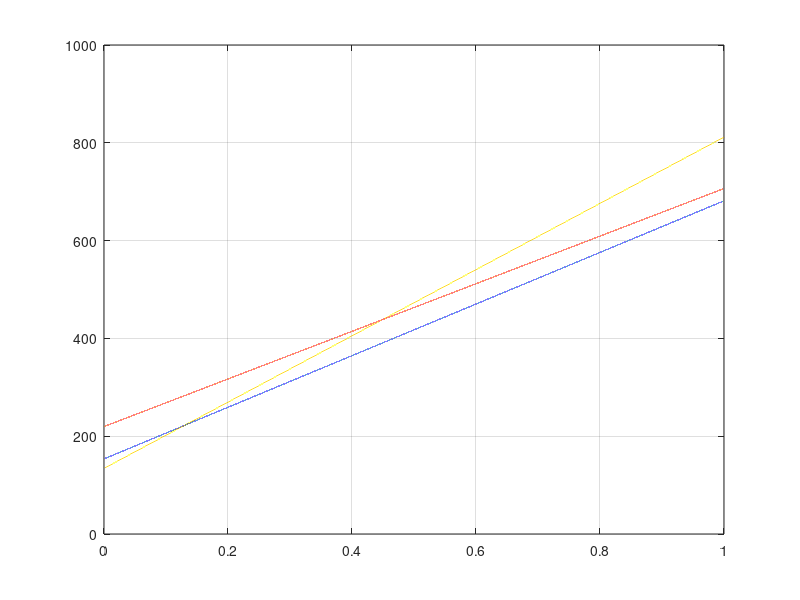

MATLAB code to generate this figure: (Note: this script raises an error after producing the figure.)
clc, clear variables, close all;

load("cordata.mat");

% Divide data up into test restricted by pillar width
test_3d = exp(:,1:15);
test_d1 = exp(:,16:60);
test_d2 = exp(:,61:105);


%plot(test_3d(14).data(:,3),test_3d(14).data(:,1))

extension_vec = linspace(0,1,100000);
 
%Normalization of paramaters

b = 15; % Specimen depth
w = 45; % Specimen width
a = 22; % Crack length at onset
L = w-a; %length of the materials

%% Variation in t
t = [1 2 4];
s = 1;
d = 1;

t_max = max(t);

unit = s + d;
n_unit = L/unit;

M_area_t = t_max*L-floor(n_unit)*s*t;

t_2v = M_area_t(1)/M_area_t(2);
t_4v = M_area_t(1)/M_area_t(3);


%% Variation in s
s = [1 2 4];
t = 1;
d = 1;

s_max = max(s);

unit = s + d;
n_unit = L./unit;

M_area_s = t*L-floor(n_unit).*s.*t;

s_2v = M_area_s(1)/M_area_s(2);
s_4v = M_area_s(1)/M_area_s(3);

%% Variation in d
d = [1 2];
t = 1;
s = 1;

unit = s + d;
n_unit = L./unit;

M_area_d = t*L-floor(n_unit)*s*t;

d_2v = M_area_d(2)/M_area_d(1);


% Save norm coeffcients
save('norm_cof','d_2v',"s_2v","s_4v","t_2v","t_4v")

%% 3d linear regression comparison
for i = 1:5
    load = test_3d(i).data(:,1);
    extension = test_3d(i).data(:,3);

    [M,I] = max(load);

    y = load(I-30:I-5);
    x = extension(I-30:I-5);
    

    % Store linear regression coefficients
    alpha_test1(i,[1 2]) = polyfit(x,y,1);

end

% Determine the mean linear regression of the 5 identical tests:
mean_linereg1a = mean(alpha_test1(:,1));
mean_linereg1b = mean(alpha_test1(:,2));


for i = 6:10
    load = test_3d(i).data(:,1);
    extension = test_3d(i).data(:,3);

    [M,I] = max(load);

    y = load(I-30:I-5);
    x = extension(I-30:I-5);
    

    % Store linear regression coefficients
    alpha_test1(i-5,[1 2]) = polyfit(x,y,1);

end

% Determine the mean linear regression of the 5 identical tests:
mean_linereg2a = mean(alpha_test1(:,1))*t_2v;
mean_linereg2b = mean(alpha_test1(:,2));

for i = 11:15
    load = test_3d(i).data(:,1);
    extension = test_3d(i).data(:,3);

    [M,I] = max(load);

    y = load(I-30:I-5);
    x = extension(I-30:I-5);
    

    % Store linear regression coefficients
    alpha_test1(i-10,[1 2]) = polyfit(x,y,1);

end

% Determine the mean linear regression of the 5 identical tests:
mean_linereg3a = mean(alpha_test1(:,1))*t_4v;
mean_linereg3b = mean(alpha_test1(:,2));

% Plot the mean linear regressions for the tests of varying height
plot(extension_vec,mean_linereg1a*extension_vec+mean_linereg1b)
hold on
plot(extension_vec,mean_linereg2a*extension_vec+mean_linereg2b)
plot(extension_vec,mean_linereg3a*extension_vec+mean_linereg3b)
hold off
grid on
title('3D linear regression of the elastic region','Varying pillar height | d=1 [mm] s=1 [mm]')
legend('t = 1[mm] | k = 527.76[N/mm]','t = 2[mm] | k = 486.90[N/mm]','t = 4[mm] | k = 677.36[N/mm]',Location='southeast')
xlabel('Extension [mm]')
ylabel('Load [N]')

%% Test d1 linear regression comparison - Varying height - Spacing = 1
for i = 1:5
    load = test_d1(i).data(:,1);
    extension = test_d1(i).data(:,3);

    [M,I] = max(load);

    y = load(I-30:I-5);
    x = extension(I-30:I-5);
    

    % Store linear regression coefficients
    alpha_test1(i,[1 2]) = polyfit(x,y,1);

end

% Determine the mean linear regression of the 5 identical tests:
mean_linereg1a = mean(alpha_test1(:,1));
mean_linereg1b = mean(alpha_test1(:,2));

for i = 6:10
    load = test_d1(i).data(:,1);
    extension = test_d1(i).data(:,3);

    [M,I] = max(load);

    y = load(I-30:I-5);
    x = extension(I-30:I-5);
    

    % Store linear regression coefficients
    alpha_test1(i-5,[1 2]) = polyfit(x,y,1);

end

% Determine the mean linear regression of the 5 identical tests:
mean_linereg2a = mean(alpha_test1(:,1))*t_2v;
mean_linereg2b = mean(alpha_test1(:,2));

for i = 11:15
    load = test_d1(i).data(:,1);
    extension = test_d1(i).data(:,3);

    [M,I] = max(load);

    y = load(I-30:I-5);
    x = extension(I-30:I-5);
    

    % Store linear regression coefficients
    alpha_test1(i-10,[1 2]) = polyfit(x,y,1);

end

% Determine the mean linear regression of the 5 identical tests:
mean_linereg3a = mean(alpha_test1(:,1))*t_4v;
mean_linereg3b = mean(alpha_test1(:,2));

% Plot the mean linear regressions for the tests of varying height
plot(extension_vec,mean_linereg1a*extension_vec+mean_linereg1b)
hold on
plot(extension_vec,mean_linereg2a*extension_vec+mean_linereg2b)
plot(extension_vec,mean_linereg3a*extension_vec+mean_linereg3b)
hold off
grid on
title('2D linear regression of the elastic region with fixed spacing','Varying pillar height | d=1 [mm] s=1 [mm]')
legend('t = 1[mm] | k = 643.29[N/mm]','t = 2[mm] | k = 559.44[N/mm]','t = 4[mm] | k = 425.06[N/mm]',Location='southeast')
xlabel('Extension [mm]')
ylabel('Load [N]')

%% Test d1 linear regression comparison - Varying height - Spacing = 2
for i = 16:20
    load = test_d1(i).data(:,1);
    extension = test_d1(i).data(:,3);

    [M,I] = max(load);

    y = load(I-30:I-5);
    x = extension(I-30:I-5);
    

    % Store linear regression coefficients
    alpha_test1(i-15,[1 2]) = polyfit(x,y,1);

end

% Determine the mean linear regression of the 5 identical tests:
mean_linereg1a = mean(alpha_test1(:,1));
mean_linereg1b = mean(alpha_test1(:,2));

for i = 21:25
    load = test_d1(i).data(:,1);
    extension = test_d1(i).data(:,3);

    [M,I] = max(load);

    y = load(I-30:I-5);
    x = extension(I-30:I-5);
    

    % Store linear regression coefficients
    alpha_test1(i-20,[1 2]) = polyfit(x,y,1);

end

% Determine the mean linear regression of the 5 identical tests:
mean_linereg2a = mean(alpha_test1(:,1))*t_2v;
mean_linereg2b = mean(alpha_test1(:,2));

for i = 26:30
    load = test_d1(i).data(:,1);
    extension = test_d1(i).data(:,3);

    [M,I] = max(load);

    y = load(I-30:I-5);
    x = extension(I-30:I-5);
    

    % Store linear regression coefficients
    alpha_test1(i-25,[1 2]) = polyfit(x,y,1);

end

% Determine the mean linear regression of the 5 identical tests:
mean_linereg3a = mean(alpha_test1(:,1))*t_2v;
mean_linereg3b = mean(alpha_test1(:,2));

% Plot the mean linear regressions for the tests of varying height
plot(extension_vec,mean_linereg1a*extension_vec+mean_linereg1b)
hold on
plot(extension_vec,mean_linereg2a*extension_vec+mean_linereg2b)
plot(extension_vec,mean_linereg3a*extension_vec+mean_linereg3b)
hold off
grid on
title('2D linear regression of the elastic region','Varying pillar height | d=1 [mm] s=2 [mm]')
legend('t = 1[mm] | k = 266.3[N/mm]','t = 2[mm] | k = 315.1[N/mm]','t = 4[mm] | k = 187.02[N/mm]',Location='southeast')
xlabel('Extension [mm]')
ylabel('Load [N]')

%% Test d1 linear regression comparison - Varying height - Spacing = 4
for i = 31:35
    load = test_d1(i).data(:,1);
    extension = test_d1(i).data(:,3);

    [M,I] = max(load);

    y = load(I-30:I-5);
    x = extension(I-30:I-5);
    

    % Store linear regression coefficients
    alpha_test1(i-30,[1 2]) = polyfit(x,y,1);

end

% Determine the mean linear regression of the 5 identical tests:
mean_linereg1a = mean(alpha_test1(:,1))*t_2v;
mean_linereg1b = mean(alpha_test1(:,2));

for i = 36:40
    load = test_d1(i).data(:,1);
    extension = test_d1(i).data(:,3);

    [M,I] = max(load);

    y = load(I-30:I-5);
    x = extension(I-30:I-5);
    

    % Store linear regression coefficients
    alpha_test1(i-35,[1 2]) = polyfit(x,y,1);

end

% Determine the mean linear regression of the 5 identical tests:
mean_linereg2a = mean(alpha_test1(:,1))*t_4v;
mean_linereg2b = mean(alpha_test1(:,2));

for i = 41:45
    load = test_d1(i).data(:,1);
    extension = test_d1(i).data(:,3);

    [M,I] = max(load);

    y = load(I-30:I-5);
    x = extension(I-30:I-5);
    

    % Store linear regression coefficients
    alpha_test1(i-40,[1 2]) = polyfit(x,y,1);

end

% Determine the mean linear regression of the 5 identical tests:
mean_linereg3a = mean(alpha_test1(:,1));
mean_linereg3b = mean(alpha_test1(:,2));

% Plot the mean linear regressions for the tests of varying height
plot(extension_vec,mean_linereg1a*extension_vec+mean_linereg1b)
hold on
plot(extension_vec,mean_linereg2a*extension_vec+mean_linereg2b)
plot(extension_vec,mean_linereg3a*extension_vec+mean_linereg3b)
hold off
grid on
title('2D linear regression of the elastic region with fixed spacing','Varying pillar height | d=1 [mm] s=4 [mm]')
legend('t = 1[mm] | k = 112.42[N/mm]','t = 2[mm] | k = 112.57[N/mm]','t = 4[mm] | k = 104.41[N/mm]',Location='southeast')
xlabel('Extension [mm]')
ylabel('Load [N]')

%% Test d1 linear regression comparison - Varying spacing
for i = 1:5
    load = test_d1(i).data(:,1);
    extension = test_d1(i).data(:,3);

    [M,I] = max(load);

    y = load(I-30:I-5);
    x = extension(I-30:I-5);
    

    % Store linear regression coefficients
    alpha_test1(i,[1 2]) = polyfit(x,y,1);

end

% Determine the mean linear regression of the 5 identical tests:
mean_linereg1a = mean(alpha_test1(:,1));
mean_linereg1b = mean(alpha_test1(:,2));

for i = 16:20
    load = test_d1(i).data(:,1);
    extension = test_d1(i).data(:,3);

    [M,I] = max(load);

    y = load(I-30:I-5);
    x = extension(I-30:I-5);
    

    % Store linear regression coefficients
    alpha_test1(i-15,[1 2]) = polyfit(x,y,1);

end

% Determine the mean linear regression of the 5 identical tests:
mean_linereg2a = mean(alpha_test1(:,1))*s_2v;
mean_linereg2b = mean(alpha_test1(:,2));

for i = 31:35
    load = test_d1(i).data(:,1);
    extension = test_d1(i).data(:,3);

    [M,I] = max(load);

    y = load(I-30:I-5);
    x = extension(I-30:I-5);
    

    % Store linear regression coefficients
    alpha_test1(i-30,[1 2]) = polyfit(x,y,1);

end

% Determine the mean linear regression of the 5 identical tests:
mean_linereg3a = mean(alpha_test1(:,1))*s_4v;
mean_linereg3b = mean(alpha_test1(:,2));

% Plot the mean linear regressions for the tests of varying height
plot(extension_vec,mean_linereg1a*extension_vec+mean_linereg1b)
hold on
plot(extension_vec,mean_linereg2a*extension_vec+mean_linereg2b)
plot(extension_vec,mean_linereg3a*extension_vec+mean_linereg3b)
hold off
grid on
title('2D linear regression of the elastic region','Varying pillar spacing | d=1 [mm] t=1 [mm]')
legend('s = 1[mm] | k = 326.86[N/mm]','s = 2[mm] | k = 266.29[N/mm]','s = 4[mm] | k = 179.52[N/mm]',Location='southeast')
xlabel('Extension [mm]')
ylabel('Load [N]')

%% Test linear regression comparison - Varying pillar width
for i = 1:5
    load = test_d1(i).data(:,1);
    extension = test_d1(i).data(:,3);

    [M,I] = max(load);

    y = load(I-30:I-5);
    x = extension(I-30:I-5);
    

    % Store linear regression coefficients
    alpha_test1(i,[1 2]) = polyfit(x,y,1);

end

% Determine the mean linear regression of the 5 identical tests:
mean_linereg1a = mean(alpha_test1(:,1))*d_2v;
mean_linereg1b = mean(alpha_test1(:,2));

for i = 1:5
    load = test_d2(i).data(:,1);
    extension = test_d2(i).data(:,3);

    [M,I] = max(load);

    y = load(I-30:I-5);
    x = extension(I-30:I-5);
    

    % Store linear regression coefficients
    alpha_test1(i,[1 2]) = polyfit(x,y,1);

end

% Determine the mean linear regression of the 5 identical tests:
mean_linereg2a = mean(alpha_test1(:,1));
mean_linereg2b = mean(alpha_test1(:,2));


% Plot the mean linear regressions for the tests of varying height
plot(extension_vec,mean_linereg1a*extension_vec+mean_linereg1b)
hold on
plot(extension_vec,mean_linereg2a*extension_vec+mean_linereg2b)
hold off
grid on
title('2D linear regression of the elastic region','Varying pillar spacing | d=1 [mm] t=1 [mm]')
legend('s = 1[mm] | k = 326.86[N/mm]','s = 2[mm] | k = 266.29[N/mm]',Location='southeast')
xlabel('Extension [mm]')
ylabel('Load [N]')